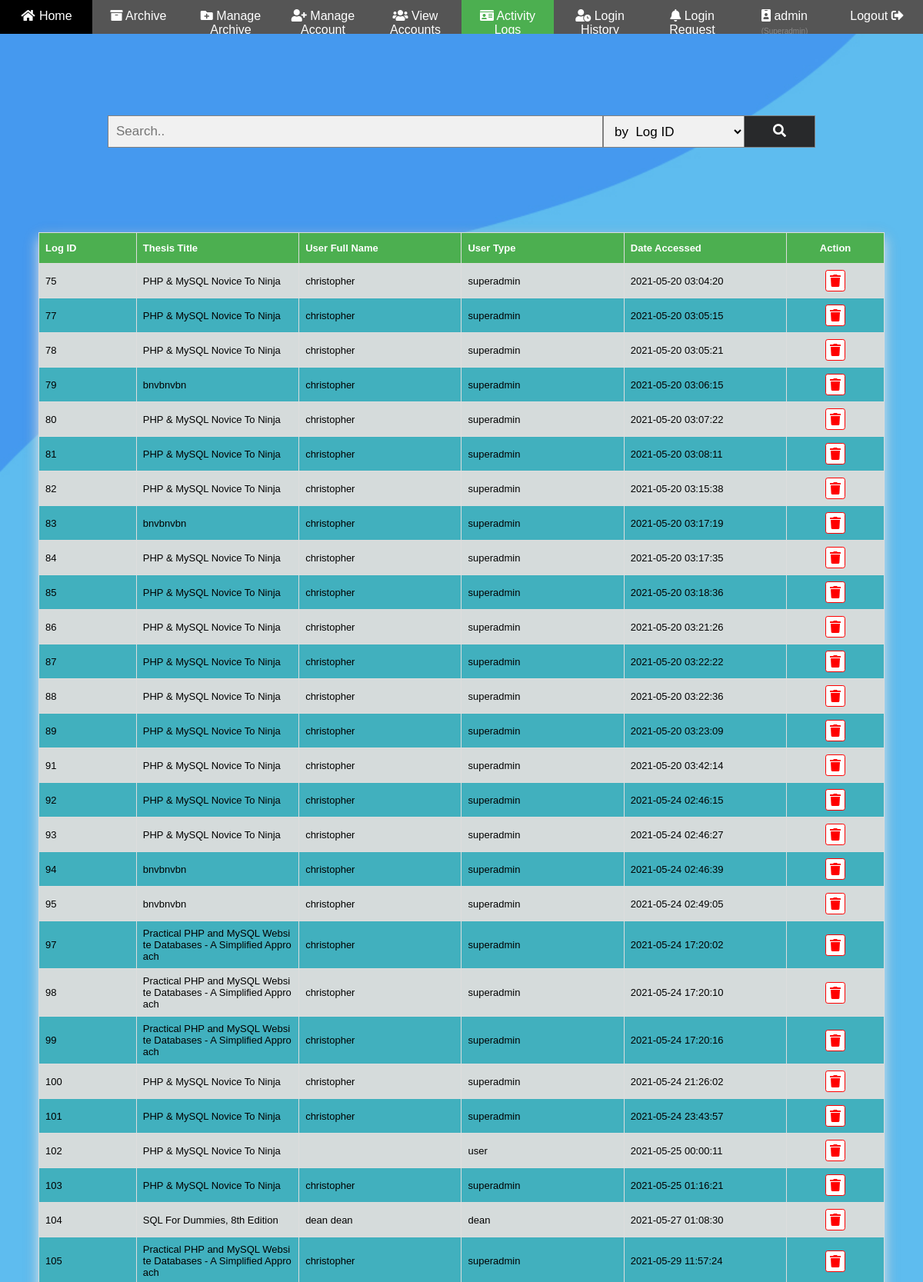
The app's page /activitylogs.php (signed in, upper part) with its own data.
### tables this page shows
CREATE TABLE `activitylog` (
  `LogID` int(255) NOT NULL,
  `ThesisID` int(255) NOT NULL,
  `User_id` int(255) NOT NULL,
  `DateAccessed` datetime NOT NULL DEFAULT current_timestamp()
);

CREATE TABLE `thesisarchivebook` (
  `book_id` int(255) NOT NULL,
  `thesis_title` varchar(255) NOT NULL,
  `authors` varchar(255) NOT NULL,
  `college` varchar(100) NOT NULL,
  `thesis_desc` varchar(255) NOT NULL,
  `tags` varchar(255) NOT NULL,
  `permission` int(2) NOT NULL,
  `filename` varchar(255) NOT NULL,
  `upload_date` datetime NOT NULL,
  `uploaded_by` varchar(255) NOT NULL
);

CREATE TABLE `users` (
  `UserID` int(255) NOT NULL,
  `Username` varchar(255) NOT NULL,
  `Password` varchar(255) NOT NULL,
  `Fullname` varchar(255) NOT NULL,
  `College` varchar(255) NOT NULL,
  `UserType` varchar(10) NOT NULL,
  `Perms` int(2) NOT NULL
);

### www/activitylogs.php (the view, shortened to what this page needs)
<?php
$connect = connectdb();
    $sql = "SELECT activitylog.LogID as LogID, thesisarchivebook.thesis_title as Thesis_Title, users.Fullname as Fullname, users.UserType as UserType, activitylog.DateAccessed as DateAccessed FROM activitylog JOIN thesisarchivebook ON activitylog.ThesisID = thesisarchivebook.book_id JOIN users ON activitylog.User_id = users.UserID order by activitylog.LogID";
    $result = $connect->query($sql);
?>
<!DOCTYPE html>
<html>
<head>
   <link rel="stylesheet" type="text/css" href="css/style.css">
   <link rel="stylesheet" href="https://cdnjs.cloudflare.com/ajax/libs/font-awesome/4.7.0/css/font-awesome.min.css">
   <link rel="stylesheet" href="https://use.fontawesome.com/releases/v5.15.3/css/all.css">
</head>
<body>
   <nav>
      <div class="navbar">
         <a href="dashboard.php" class=""><i class="fa fa-fw fa-home"></i> Home</a>
         <a href="archive.php" class=""><i class="fas fa-archive"></i> Archive</a>
         <a href="managearchive.php" class=""><i class="fas fa-folder-plus"></i> Manage Archive</a>
         <a href="manageaccount.php" class=""><i class="fas fa-user-plus"></i> Manage Account</a>
         <a href="view.php" class=""><i class="fas fa-users"></i> View Accounts</a>
         <a href="activitylogs.php" class="active"><i class="fas fa-id-card"></i>  Activity Logs</a>
         <a href="loginhistory.php" class="" ><i class="fas fa-user-clock"></i> Login History</a>
         <a href="notification.php" class="" ><i class="fas fa-bell"></i> Login Request</a>
         <a href="logout.php" style="float: right;">Logout <i class="fas fa-sign-out-alt"></i></a>
         <a href="#" style="float: right;"><i class="fas fa-id-badge"></i> <?php echo $_SESSION['cuser']['Username']; ?><span  style="color: #888; font-size: 10px;"> (<?php echo ucfirst($_SESSION['cuser']['UserType']); ?>)</span></a>
      </div>
   </nav>
   <section>
        <form action="" method="POST" class="searchform" style="max-width:85%">
            <input id="Gosearch" type="text" placeholder="Search.." name="search">
            <select name="taskOption" id="entityID">
                <option value="LogID">by &nbsp;Log ID</option>
            </select>
            <button class="searchbtn" type="submit" name="searchAccount"><i class="fa fa-search"></i></button>
        </form>
   </section>
   <section class="table-container">
        <table id="customers">
            <thead>
                <tr>
                    <th style="width:3%;">Log ID</th>
                    <th>Thesis Title</th>
                    <th>User Full Name</th>
                    <th>User Type</th>
                    <th>Date Accessed</th>
                    <th style="text-align: center; width:3%;">Action</th>
                </tr>
            </thead>
            <tbody>
            <?php
                    if (isset($_POST['search']) && !$_POST['search']){
                        $sql = "SELECT activitylog.LogID as LogID, thesisarchivebook.thesis_title as Thesis_Title, users.Fullname as Fullname, users.UserType as UserType, activitylog.DateAccessed as DateAccessed FROM activitylog JOIN thesisarchivebook ON activitylog.ThesisID = thesisarchivebook.book_id JOIN users ON activitylog.User_id = users.UserID order by activitylog.LogID";
                        $query = mysqli_query($connect, $sql);
                        while($row = mysqli_fetch_array($query)){ ?>
                        <tr>
                            <td style="width:3%;"><?php echo $row['LogID']; ?></td>
                            <td><?php echo $row['Thesis_Title']; ?></td>
                            <td><?php echo $row['Fullname']; ?></td>
                            <td><?php echo $row['UserType']; ?></td>
                            <td><?php echo $row['DateAccessed']; ?></td>
                        <td style="text-align: center; width:3%;"><a href="#" onclick="javascript: deleteAccount(<?php echo $row['UserID']; ?>)"><i class="fas fa-trash"></i></a></td>
                        </tr>
                <?php }} else {
                    while($row = mysqli_fetch_array($result)){ ?>
                        <tr>
                            <td style="width:3%;"><?php echo $row['LogID']; ?></td>
                            <td><?php echo $row['Thesis_Title']; ?></td>
                            <td><?php echo $row['Fullname']; ?></td>
                            <td><?php echo $row['UserType']; ?></td>
                            <td><?php echo $row['DateAccessed']; ?></td>
                        <td style="text-align: center; width:3%;"><a href="#" onclick="javascript: deleteAccount(<?php echo $row['UserID']; ?>)"><i class="fas fa-trash"></i></a></td>
                        </tr>
                <?php }}?>
            </tbody>
        </table>
    </section>
</body>
</html>

### www/css/style.css (style rules this page uses)
body { display: block; margin: 0; font-family: Arial, Sans-Serif; }
* { box-sizing: border-box; }
body { background-image: url(../images/bluebg.jpg); background-color: #cccccc; background-repeat: no-repeat; background-size: cover; }
:root { --blue: #4099ff; --indigo: #6610f2; --purple: #6f42c1; --pink: #e83e8c; --red: #FF5370; --orange: #fd7e14; --yellow: #FFB64D; --green: #2ed8b6; --teal: #20c997; --cyan: #00bcd4; --white: #fff; --gray: #6c757d; --gray-dark: #343a40; --primary: #4099ff; --secondary: #6c757d; --success: #2ed8b6; --info: #00bcd4; --warning: #FFB64D; --danger: #FF5370; --light: #f8f9fa; --dark: #343a40; --breakpoint-xs: 0; --breakpoint-sm: 576px; --breakpoint-md: 768px; --breakpoint-lg: 992px; --breakpoint-xl: 1200px; --font-family-sans-serif: "Poppins", sans-serif; --font-family-monospace: SFMono-Regular, Menlo, Monaco, Consolas, "Liberation Mono", "Courier New", monospace; }
.navbar { width: 100%; background-color: #555; overflow: auto; text-align: center; position: fixed; }
.navbar a { float: left; padding: 12px; color: white; text-decoration: none; font-size: 16px; width: 10%; height: 44px; }
.navbar a:nth-child(8) { border-right: unset; }
.active { background-color: #4CAF50; }
form.searchform { margin: auto; padding: 150px 50px 0 50px; }
form.searchform input[type=text] { padding: 10px; font-size: 17px; border: 1px solid grey; float: left; width: 70%; background: #f1f1f1; }
form.searchform select { padding: 10px; font-size: 17px; border: 1px solid grey; float: left; width: 20%; background: #f1f1f1; height: 42px; }
form.searchform button { float: left; width: 10%; padding: 10px; background: #28292b; color: white; font-size: 17px; border: 1px solid grey; border-left: none; cursor: pointer; height: 42px; }
form.searchform::after { content: ""; clear: both; display: table; }
.table-container { width: 100%; margin: auto; padding: 110px 50px 50px 50px; }
#customers { font-family: Arial, Helvetica, sans-serif; font-size: 13px; border-collapse: collapse; width: 100%; box-shadow: 0 8px 16px 1px rgba(255, 255, 255, .8), 0 6px 20px 0 rgba(0, 0, 0, 0.19); height: 50%; table-layout: fixed; word-break: break-all; }
#customers td, #customers th { font-size: 13px; border: 1px solid #ddd; padding: 8px; word-break: break-all; width: 5%; }
#customers tr:nth-child(even) { background-color: #41b0be; }
#customers tr:nth-child(odd) { background-color: #d5dbdb; }
#customers th { padding-top: 12px; padding-bottom: 12px; text-align: left; background-color: #4CAF50; color: white; }
.fas { color: white; font-size: 16px; }
.fa { font-size: 50px; user-select: none; }
.fa { display: inline-block; font: normal normal normal 14px/1 FontAwesome; text-rendering: auto; -webkit-font-smoothing: antialiased; }
.fa-trash { color: red; border: 1px red solid; padding: 5px; border-radius: .2rem; background-color: #fff; }

### records on screen
activitylog: LogID "75", ThesisID.thesis_title "PHP & MySQL Novice To Ninja", User.Fullname "christopher", User.UserType "superadmin", DateAccessed "2021-05-20 03:04:20"
activitylog: LogID "77", ThesisID.thesis_title "PHP & MySQL Novice To Ninja", User.Fullname "christopher", User.UserType "superadmin", DateAccessed "2021-05-20 03:05:15"
activitylog: LogID "78", ThesisID.thesis_title "PHP & MySQL Novice To Ninja", User.Fullname "christopher", User.UserType "superadmin", DateAccessed "2021-05-20 03:05:21"
activitylog: LogID "79", ThesisID.thesis_title "bnvbnvbn", User.Fullname "christopher", User.UserType "superadmin", DateAccessed "2021-05-20 03:06:15"
activitylog: LogID "80", ThesisID.thesis_title "PHP & MySQL Novice To Ninja", User.Fullname "christopher", User.UserType "superadmin", DateAccessed "2021-05-20 03:07:22"
activitylog: LogID "81", ThesisID.thesis_title "PHP & MySQL Novice To Ninja", User.Fullname "christopher", User.UserType "superadmin", DateAccessed "2021-05-20 03:08:11"
activitylog: LogID "82", ThesisID.thesis_title "PHP & MySQL Novice To Ninja", User.Fullname "christopher", User.UserType "superadmin", DateAccessed "2021-05-20 03:15:38"
activitylog: LogID "83", ThesisID.thesis_title "bnvbnvbn", User.Fullname "christopher", User.UserType "superadmin", DateAccessed "2021-05-20 03:17:19"
activitylog: LogID "84", ThesisID.thesis_title "PHP & MySQL Novice To Ninja", User.Fullname "christopher", User.UserType "superadmin", DateAccessed "2021-05-20 03:17:35"
activitylog: LogID "85", ThesisID.thesis_title "PHP & MySQL Novice To Ninja", User.Fullname "christopher", User.UserType "superadmin", DateAccessed "2021-05-20 03:18:36"
activitylog: LogID "86", ThesisID.thesis_title "PHP & MySQL Novice To Ninja", User.Fullname "christopher", User.UserType "superadmin", DateAccessed "2021-05-20 03:21:26"
activitylog: LogID "87", ThesisID.thesis_title "PHP & MySQL Novice To Ninja", User.Fullname "christopher", User.UserType "superadmin", DateAccessed "2021-05-20 03:22:22"
activitylog: LogID "88", ThesisID.thesis_title "PHP & MySQL Novice To Ninja", User.Fullname "christopher", User.UserType "superadmin", DateAccessed "2021-05-20 03:22:36"
activitylog: LogID "89", ThesisID.thesis_title "PHP & MySQL Novice To Ninja", User.Fullname "christopher", User.UserType "superadmin", DateAccessed "2021-05-20 03:23:09"
activitylog: LogID "91", ThesisID.thesis_title "PHP & MySQL Novice To Ninja", User.Fullname "christopher", User.UserType "superadmin", DateAccessed "2021-05-20 03:42:14"
activitylog: LogID "92", ThesisID.thesis_title "PHP & MySQL Novice To Ninja", User.Fullname "christopher", User.UserType "superadmin", DateAccessed "2021-05-24 02:46:15"
activitylog: LogID "93", ThesisID.thesis_title "PHP & MySQL Novice To Ninja", User.Fullname "christopher", User.UserType "superadmin", DateAccessed "2021-05-24 02:46:27"
activitylog: LogID "94", ThesisID.thesis_title "bnvbnvbn", User.Fullname "christopher", User.UserType "superadmin", DateAccessed "2021-05-24 02:46:39"
activitylog: LogID "95", ThesisID.thesis_title "bnvbnvbn", User.Fullname "christopher", User.UserType "superadmin", DateAccessed "2021-05-24 02:49:05"
activitylog: LogID "97", ThesisID.thesis_title "Practical PHP and MySQL Website Databases - A Simplified Approach", User.Fullname "christopher", User.UserType "superadmin", DateAccessed "2021-05-24 17:20:02"
activitylog: LogID "98", ThesisID.thesis_title "Practical PHP and MySQL Website Databases - A Simplified Approach", User.Fullname "christopher", User.UserType "superadmin", DateAccessed "2021-05-24 17:20:10"
activitylog: LogID "99", ThesisID.thesis_title "Practical PHP and MySQL Website Databases - A Simplified Approach", User.Fullname "christopher", User.UserType "superadmin", DateAccessed "2021-05-24 17:20:16"
activitylog: LogID "100", ThesisID.thesis_title "PHP & MySQL Novice To Ninja", User.Fullname "christopher", User.UserType "superadmin", DateAccessed "2021-05-24 21:26:02"
activitylog: LogID "101", ThesisID.thesis_title "PHP & MySQL Novice To Ninja", User.Fullname "christopher", User.UserType "superadmin", DateAccessed "2021-05-24 23:43:57"
activitylog: LogID "102", ThesisID.thesis_title "PHP & MySQL Novice To Ninja", User.UserType "user", DateAccessed "2021-05-25 00:00:11"
activitylog: LogID "103", ThesisID.thesis_title "PHP & MySQL Novice To Ninja", User.Fullname "christopher", User.UserType "superadmin", DateAccessed "2021-05-25 01:16:21"
activitylog: LogID "104", ThesisID.thesis_title "SQL For Dummies, 8th Edition", User.Fullname "dean dean", User.UserType "dean", DateAccessed "2021-05-27 01:08:30"
activitylog: LogID "105", ThesisID.thesis_title "Practical PHP and MySQL Website Databases - A Simplified Approach", User.Fullname "christopher", User.UserType "superadmin", DateAccessed "2021-05-29 11:57:24"

### other values on screen
$_SESSION['cuser']['Username'] "admin"
$_SESSION['cuser']['UserType'] "Superadmin"
